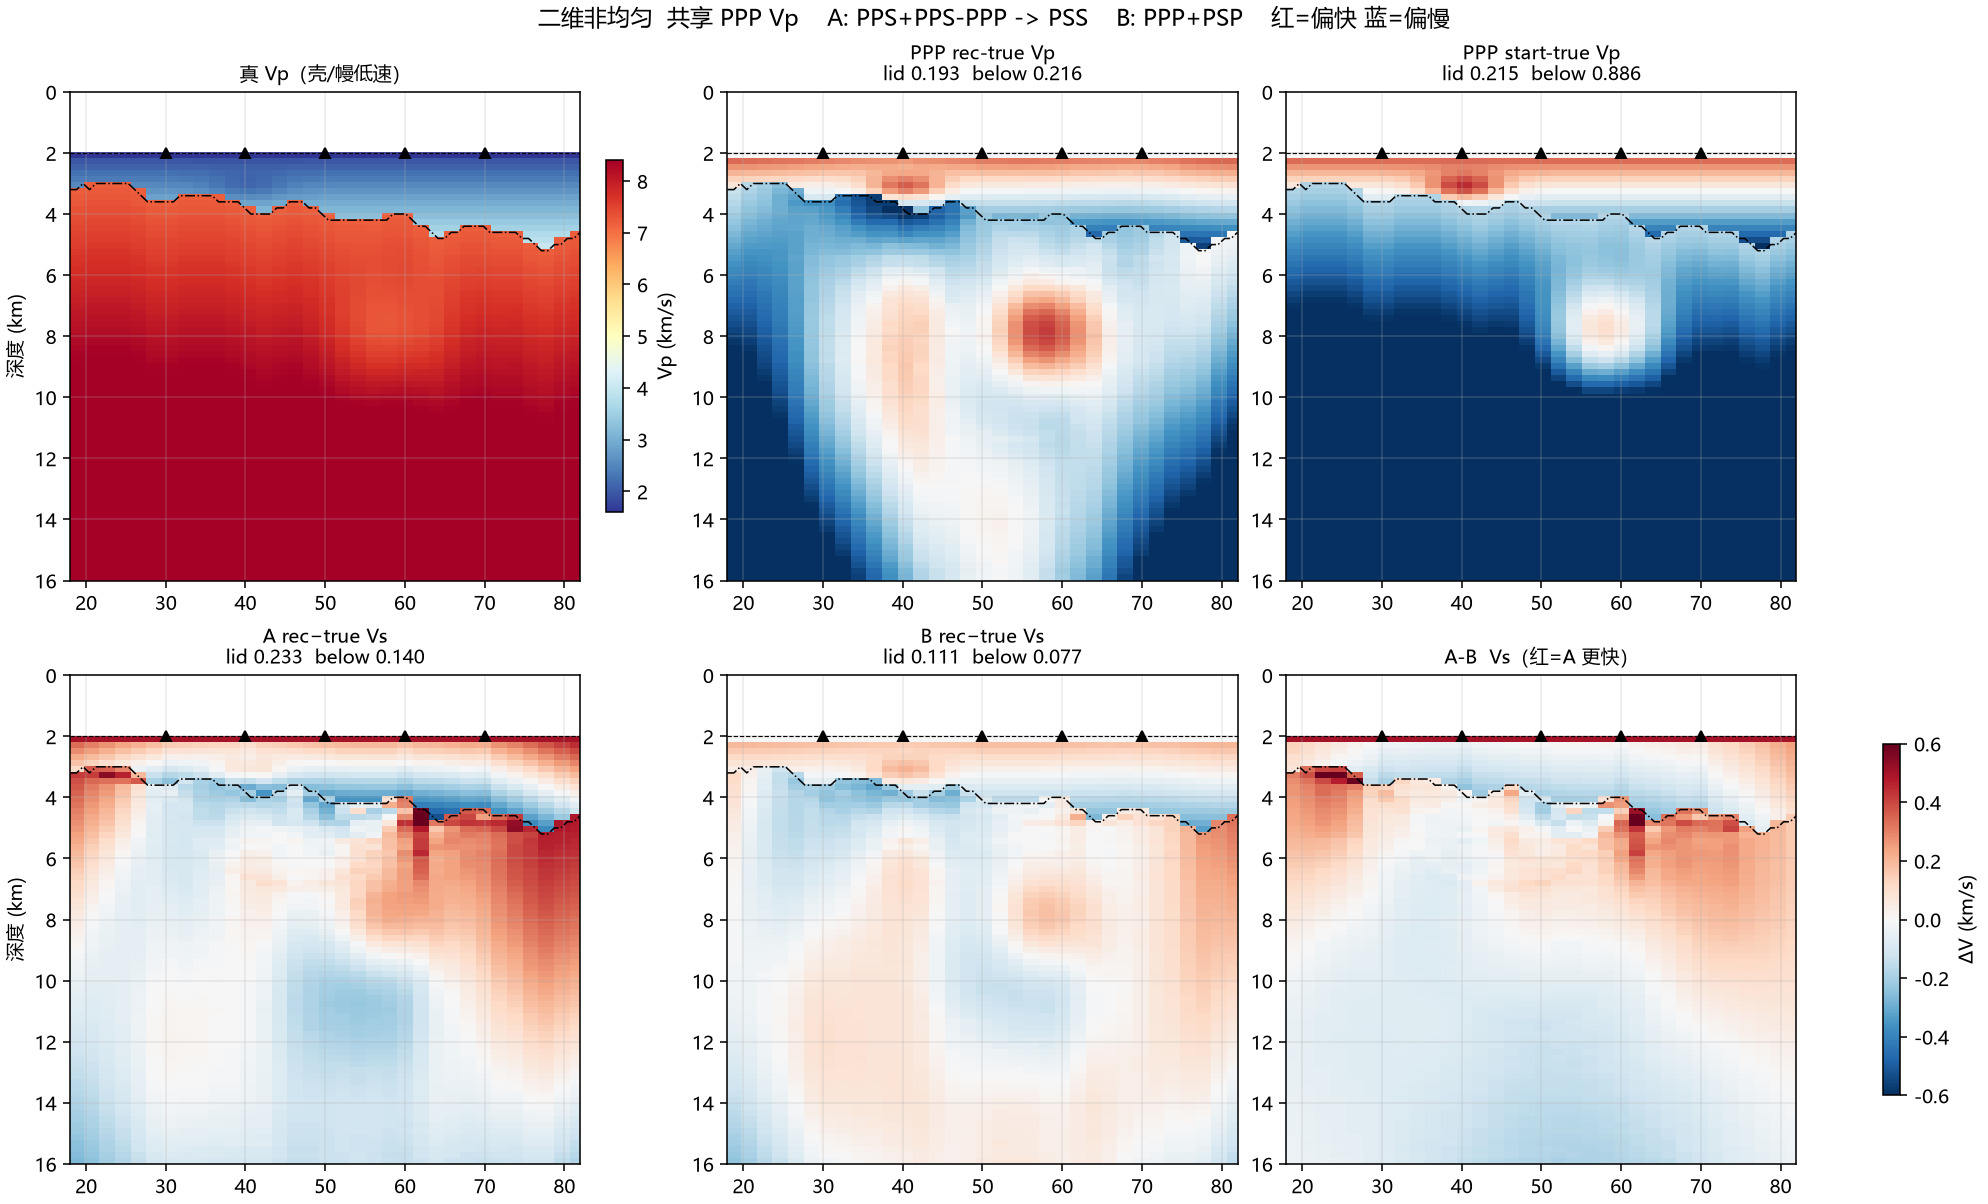

Recreate this plot in Python.
#!/usr/bin/env python
# -*- coding: utf-8 -*-
"""对比 A（PPS−PPP 盖层 + PSS 面下）与 B（PPP+PSP）。"""

from __future__ import annotations

import math
import sys
from pathlib import Path

import matplotlib

matplotlib.use("Agg")
import matplotlib.pyplot as plt
import numpy as np

HERE = Path(__file__).resolve().parent
ROOT = HERE.parent
sys.path.insert(0, str(ROOT))
sys.path.insert(0, str(ROOT / "inv_2d"))
sys.path.insert(0, str(ROOT.parents[1]))
sys.path.insert(0, str(ROOT.parents[1].parent / "water_inv"))
sys.path.insert(0, str(ROOT.parents[1].parent / "ps_fwd"))
import inv_grid as g  # noqa: E402
import make_ppp_psp_inv_case as m2  # noqa: E402
from check_joint import (  # noqa: E402
    DCLIM,
    OBS_XS,
    PHASES,
    mask_crust,
    plot_phase_ttimes,
    region_rms,
    ttrms,
)
from check_water_inv import parse_picks  # noqa: E402

plt.rcParams["font.sans-serif"] = ["Microsoft YaHei", "SimHei", "DejaVu Sans"]
plt.rcParams["axes.unicode_minus"] = False

XLO, XHI = 18.0, 82.0


def load_vp_vs(folder: Path):
    xs, zs, t_vp = m2.parse_smesh(folder / "true_vp.smesh")
    _, _, s_vp = m2.parse_smesh(folder / "start_vp.smesh")
    rec_vp_p = folder / "rec_vp.smesh"
    if not rec_vp_p.is_file():
        rec_vp_p = folder / "ppp_vp.smesh"
    _, _, r_vp = m2.parse_smesh(rec_vp_p)
    t_vs = s_vs = r_vs = None
    if (folder / "true_vs.smesh").is_file():
        _, _, t_vs = m2.parse_smesh(folder / "true_vs.smesh")
        t_vs = mask_crust(xs, zs, t_vs)
    if (folder / "start_vs.smesh").is_file():
        _, _, s_vs = m2.parse_smesh(folder / "start_vs.smesh")
        s_vs = mask_crust(xs, zs, s_vs)
    if (folder / "rec_vs.smesh").is_file():
        _, _, r_vs = m2.parse_smesh(folder / "rec_vs.smesh")
        r_vs = mask_crust(xs, zs, r_vs)
    return (
        xs,
        zs,
        mask_crust(xs, zs, t_vp),
        mask_crust(xs, zs, s_vp),
        mask_crust(xs, zs, r_vp),
        t_vs,
        s_vs,
        r_vs,
    )


def _rms(lab, xs, zs, a, b):
    print(
        f"  {lab:22s}  lid {region_rms(xs, zs, a, b, lid=True):.4f}  "
        f"below {region_rms(xs, zs, a, b, lid=False):.4f}  "
        f"crust {region_rms(xs, zs, a, b, lid=None):.4f}"
    )


def _tt(folder: Path, label: str, phases) -> None:
    hold_t, hold_r = folder / "syn_holdout_true.dat", folder / "syn_holdout_rec.dat"
    obs, start_p, rec_p = folder / "syn_inv.dat", folder / "syn_start.dat", folder / "syn_rec.dat"
    print(f"{label}  inverted geom  start→rec")
    if obs.is_file() and start_p.is_file() and rec_p.is_file():
        for code, name in phases:
            print(
                f"  {name:3s}({code})  {ttrms(obs, start_p, code):.4f} → {ttrms(obs, rec_p, code):.4f}"
            )
    if hold_t.is_file() and hold_r.is_file():
        print(f"{label}  holdout all vs true")
        for code, name in PHASES:
            print(f"  {name:3s}({code})  {ttrms(hold_t, hold_r, code):.4f}")


def _style(ax, title):
    xs_l = np.linspace(XLO, XHI, 80)
    ax.plot(xs_l, [g.z_conv(x) for x in xs_l], "k-.", lw=0.8, zorder=2)
    ax.plot(xs_l, [g.H] * len(xs_l), "k--", lw=0.6, zorder=2)
    ax.plot(list(OBS_XS), [g.H] * len(OBS_XS), "k^", ms=5, zorder=7)
    ax.set_xlim(XLO, XHI)
    ax.set_ylim(16, 0)
    ax.set_title(title, fontsize=10)
    ax.grid(True, alpha=0.25)


def main() -> int:
    ppp = HERE
    fa, fb = HERE / "path_a", HERE / "path_b"
    xs, zs, t_vp, s_vp, r_vp, _, _, _ = load_vp_vs(ppp)
    _, _, _, _, _, t_vs_a, s_vs_a, r_vs_a = load_vp_vs(fa)
    _, _, _, _, _, t_vs_b, s_vs_b, r_vs_b = load_vp_vs(fb)
    extent = (float(xs[0]), float(xs[-1]), float(zs[-1]), float(zs[0]))

    print("PPP Vp")
    _rms("start-true", xs, zs, s_vp, t_vp)
    _rms("rec-true  ", xs, zs, r_vp, t_vp)
    ppp_obs, ppp_st, ppp_rec = HERE / "syn_ppp.dat", HERE / "syn_ppp_start.dat", HERE / "syn_ppp_rec.dat"
    if ppp_obs.is_file() and ppp_st.is_file() and ppp_rec.is_file():
        print(f"  PPP t  {ttrms(ppp_obs, ppp_st):.4f} → {ttrms(ppp_obs, ppp_rec):.4f}")
    print("A  PPS+PPS-PPP lid Vs, then PSS below Vs")
    if t_vs_a is not None and r_vs_a is not None:
        _rms("Vs start-true", xs, zs, s_vs_a, t_vs_a)
        _rms("Vs rec-true  ", xs, zs, r_vs_a, t_vs_a)
        if s_vs_a is not None:
            _rms("Vs rec-start ", xs, zs, r_vs_a, s_vs_a)
    _tt(fa, "A", ((0, "PPP"), (7, "PPS"), (8, "PSS")))
    print("B  PPP+PSP")
    if t_vs_b is not None and r_vs_b is not None:
        _rms("Vs start-true", xs, zs, s_vs_b, t_vs_b)
        _rms("Vs rec-true  ", xs, zs, r_vs_b, t_vs_b)
        if s_vs_b is not None:
            _rms("Vs rec-start ", xs, zs, r_vs_b, s_vs_b)
    _tt(fb, "B", ((6, "PSP"),))

    fig, axes = plt.subplots(2, 3, figsize=(14.2, 8.6), facecolor="w", layout="constrained")
    panels = (
        (axes[0, 0], t_vp, "RdYlBu_r", 1.6, 8.4, "真 Vp（壳/幔低速）"),
        (
            axes[0, 1],
            r_vp - t_vp,
            "RdBu_r",
            -DCLIM,
            DCLIM,
            f"PPP rec-true Vp\nlid {region_rms(xs,zs,r_vp,t_vp,lid=True):.3f}  "
            f"below {region_rms(xs,zs,r_vp,t_vp,lid=False):.3f}",
        ),
        (
            axes[0, 2],
            s_vp - t_vp,
            "RdBu_r",
            -DCLIM,
            DCLIM,
            f"PPP start-true Vp\nlid {region_rms(xs,zs,s_vp,t_vp,lid=True):.3f}  "
            f"below {region_rms(xs,zs,s_vp,t_vp,lid=False):.3f}",
        ),
        (
            axes[1, 0],
            (r_vs_a - t_vs_a) if r_vs_a is not None else t_vp * np.nan,
            "RdBu_r",
            -DCLIM,
            DCLIM,
            (
                f"A rec−true Vs\nlid {region_rms(xs,zs,r_vs_a,t_vs_a,lid=True):.3f}  "
                f"below {region_rms(xs,zs,r_vs_a,t_vs_a,lid=False):.3f}"
                if r_vs_a is not None
                else "A 无 rec_vs"
            ),
        ),
        (
            axes[1, 1],
            (r_vs_b - t_vs_b) if r_vs_b is not None else t_vp * np.nan,
            "RdBu_r",
            -DCLIM,
            DCLIM,
            (
                f"B rec−true Vs\nlid {region_rms(xs,zs,r_vs_b,t_vs_b,lid=True):.3f}  "
                f"below {region_rms(xs,zs,r_vs_b,t_vs_b,lid=False):.3f}"
                if r_vs_b is not None
                else "B 无 rec_vs"
            ),
        ),
        (
            axes[1, 2],
            (r_vs_a - r_vs_b) if r_vs_a is not None and r_vs_b is not None else t_vp * np.nan,
            "RdBu_r",
            -DCLIM,
            DCLIM,
            "A-B  Vs（红=A 更快）",
        ),
    )
    last_d = None
    for ax, grid, cmap, vmin, vmax, title in panels:
        im = ax.imshow(
            grid,
            extent=extent,
            cmap=cmap,
            vmin=vmin,
            vmax=vmax,
            aspect="auto",
            interpolation="nearest",
            zorder=0,
        )
        if cmap == "RdBu_r":
            last_d = im
        else:
            fig.colorbar(im, ax=ax, shrink=0.72, label="Vp (km/s)")
        _style(ax, title)
        if ax is axes[0, 0] or ax is axes[1, 0]:
            ax.set_ylabel("深度 (km)")
    if last_d is not None:
        fig.colorbar(last_d, ax=axes[1, :].ravel().tolist(), shrink=0.72, label="ΔV (km/s)")
    fig.suptitle("二维非均匀  共享 PPP Vp    A: PPS+PPS-PPP -> PSS    B: PPP+PSP    红=偏快 蓝=偏慢")
    out = HERE / "check_lvz.png"
    fig.savefig(out, dpi=140)
    plt.close(fig)
    print(f"wrote {out}")

    for folder, phases, name in (
        (fa, ((0, "PPP"), (7, "PPS"), (8, "PSS")), "A"),
        (fb, ((6, "PSP"),), "B"),
    ):
        obs, start_p, rec_p = folder / "syn_inv.dat", folder / "syn_start.dat", folder / "syn_rec.dat"
        if obs.is_file() and start_p.is_file() and rec_p.is_file():
            plot_phase_ttimes(
                parse_picks(obs.read_text(encoding="utf-8")),
                parse_picks(start_p.read_text(encoding="utf-8")),
                parse_picks(rec_p.read_text(encoding="utf-8")),
                phases,
                HERE / f"check_lvz_{name.lower()}_ttimes.png",
                f"{name}  走时拟合",
            )
    return 0


if __name__ == "__main__":
    raise SystemExit(main())
